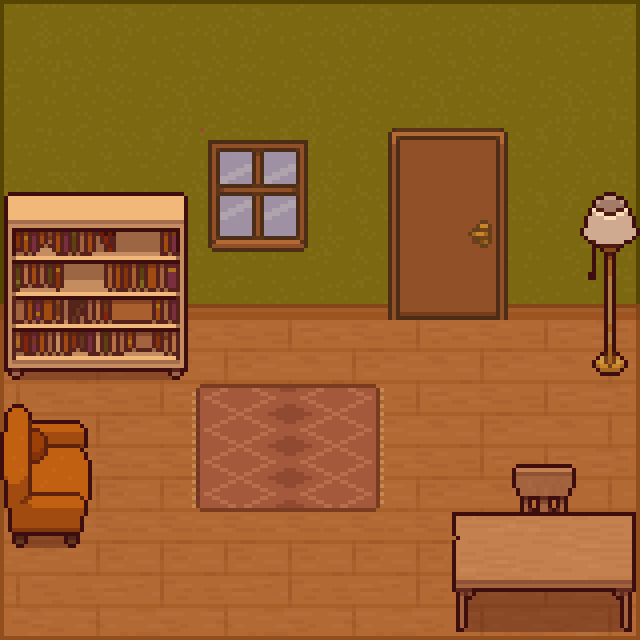

Rendered tile map (Tiled .tmx) drawn with the repository's tilesets; below, a short description and the full map source, tile grids included:
An orthogonal 10x10 tile map with 64x64 px tiles, 3 tile layers (floor, doors_windows, furniture), 3 tilesets and 12 objects (4x barier, 3x player, library, homework, exit, ...).

<map version="1.10" tiledversion="1.11.0" orientation="orthogonal" renderorder="right-down" width="10" height="10" tilewidth="64" tileheight="64" infinite="0" nextlayerid="8" nextobjectid="17">
 <tileset firstgid="1" source="interior_walls.tsx" />
 <tileset firstgid="163" source="doors.tsx" />
 <tileset firstgid="343" source="interior_furniture2.tsx" />
 <layer id="1" name="floor" width="10" height="10">
  <data encoding="csv">
20,21,22,21,22,21,22,21,22,23,
38,39,40,39,40,39,40,39,40,41,
56,57,58,57,58,57,58,57,58,41,
38,57,58,57,58,57,58,57,58,59,
74,75,76,75,76,75,76,75,76,77,
110,111,112,111,112,111,112,111,112,113,
110,111,112,111,112,111,112,111,112,113,
110,111,111,112,111,112,111,112,112,113,
110,111,111,111,111,111,111,111,111,113,
128,129,130,129,130,129,130,129,130,131
</data>
 </layer>
 <layer id="4" name="doors_windows" width="10" height="10">
  <data encoding="csv">
0,0,0,0,0,0,0,0,0,0,
0,0,0,0,0,0,0,0,0,0,
0,0,0,223,224,0,171,172,0,0,
0,0,0,241,242,0,189,190,0,0,
0,0,0,0,0,0,207,208,0,0,
0,0,0,0,0,0,0,0,0,0,
0,0,0,0,0,0,0,0,0,0,
0,0,0,0,0,0,0,0,0,0,
0,0,0,0,0,0,0,0,0,0,
0,0,0,0,0,0,0,0,0,0
</data>
 </layer>
 <layer id="5" name="furniture" width="10" height="10">
  <data encoding="csv">
0,0,0,0,0,0,0,0,0,0,
0,0,0,0,0,0,0,0,0,0,
0,0,0,0,0,0,169,170,0,0,
397,398,399,0,0,0,187,188,0,440,
410,411,412,0,0,0,205,206,0,453,
423,424,425,0,0,0,0,0,0,466,
445,446,0,379,380,381,0,0,0,0,
458,459,0,392,393,394,0,0,351,0,
471,472,0,0,0,0,0,369,370,371,
0,0,0,0,0,0,0,382,383,384
</data>
 </layer>
 <objectgroup id="6" name="collisions">
  <object id="5" name="library" x="6.66667" y="193.333" width="181.333" height="200" />
  <object id="7" name="homework" x="430.667" y="469.333" width="201.333" height="160" />
  <object id="8" name="exit" x="384" y="117.333" width="128" height="237.333" />
  <object id="9" name="barier" x="-2.66667" y="-2.66667" width="8" height="645.333" />
  <object id="11" name="barier" x="-6.66667" y="624" width="648" height="17.3333" />
  <object id="12" name="barier" x="633.333" y="1.33333" width="10.6667" height="642.667" />
  <object id="14" name="barier" x="186.667" y="301.333" width="448" height="16" />
  <object id="15" name="lamp" x="581.333" y="201.333" width="53.3333" height="173.333" />
  <object id="16" name="bed" x="6.66667" y="392" width="85.3333" height="157.333" />
 </objectgroup>
 <objectgroup id="7" name="entities">
  <object id="1" name="player" x="449.333" y="329.333">
   <properties>
    <property name="pos" value="enterance" />
   </properties>
   <point />
  </object>
  <object id="2" name="player" x="133.333" y="393.333">
   <properties>
    <property name="pos" value="after_studying" />
   </properties>
   <point />
  </object>
  <object id="3" name="player" x="480" y="494.667">
   <properties>
    <property name="pos" value="after_homework" />
   </properties>
   <point />
  </object>
 </objectgroup>
</map>